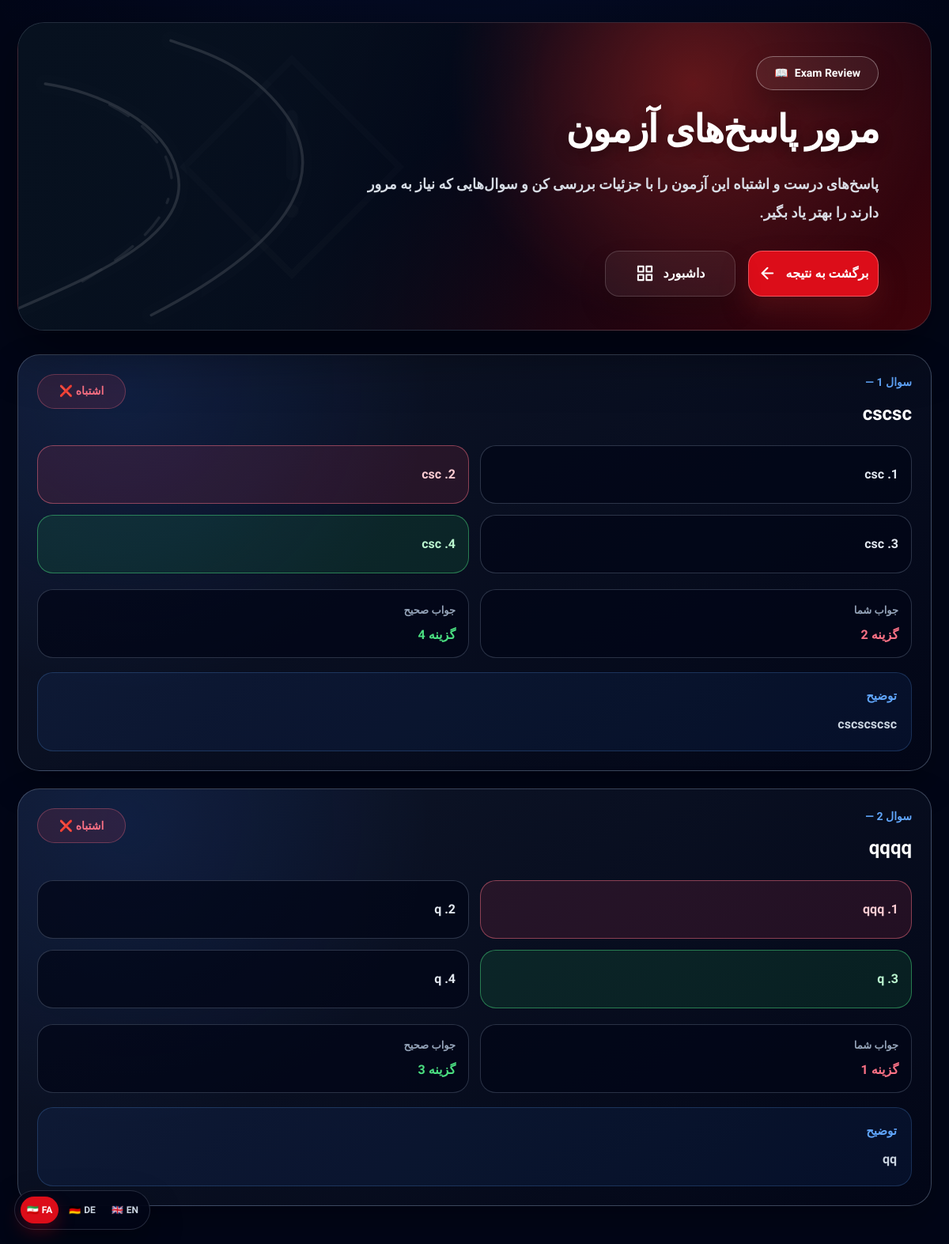
/quiz/exam/190/review/ (signed in), run on the app's committed database.
### quiz/models.py (models this page shows, shortened)
class Question(models.Model):
    SECTION_BASIC = "basic"
    SECTION_CLASS_B = "class_b"
    SECTION_CHOICES = [
        (SECTION_BASIC, _("دانش پایه")),
        (SECTION_CLASS_B, _("کلاس B")),
    ]
    category = models.ForeignKey(
        QuizCategory,
        on_delete=models.SET_NULL,
        null=True,
        blank=True,
        related_name="questions",
        verbose_name=_("دسته‌بندی"),
    )
    main_category = models.ForeignKey(
        QuizCategory,
        on_delete=models.SET_NULL,
        null=True,
        blank=True,
        related_name="main_questions",
        limit_choices_to={"parent__isnull": True},
        verbose_name=_("دسته‌بندی اصلی"),
        help_text=_("دسته‌بندی والد اصلی را انتخاب کنید؛ برای مثال مواد مخدر یا هفتاد آزمون اصلی."),
    )
    sub_category = models.ForeignKey(
        QuizCategory,
        on_delete=models.SET_NULL,
        null=True,
        blank=True,
        related_name="sub_questions",
        limit_choices_to={"parent__isnull": False},
        verbose_name=_("زیرمجموعه"),
        help_text=_("زیرمجموعه را انتخاب کنید؛ برای مثال هروئین یا آزمون ۱."),
    )
    scenario = models.TextField(
        _("سناریو"),
        blank=True,
    )
    scenario_translation = models.TextField(
        _("ترجمه سناریو"),
        blank=True,
    )
    section = models.CharField(
        _("بخش"),
        max_length=20,
        choices=SECTION_CHOICES,
        default=SECTION_BASIC,
    )
    title = models.TextField(
        _("متن سؤال"),
    )
    title_translation = models.TextField(
        _("ترجمه سؤال"),
        blank=True,
        help_text=_("ترجمه فارسی سؤال"),
    )
    image = models.ImageField(
        _("تصویر"),
        upload_to="quiz/images/",
        blank=True,
        null=True,
    )
    video_url = models.URLField(
        _("نشانی ویدیو"),
        blank=True,
    )
    max_video_replays = models.PositiveSmallIntegerField(
        _("حداکثر دفعات پخش ویدیو"),
        default=4,
        help_text=_("حداکثر تعداد دفعات مجاز مشاهده ویدیو پیش از پاسخ‌دادن"),
    )
    option_1 = models.CharField(
        _("گزینه ۱"),
        max_length=255,
    )
    option_1_translation = models.CharField(
        _("ترجمه گزینه ۱"),
        max_length=255,
        blank=True,
    )
    option_2 = models.CharField(
        _("گزینه ۲"),
        max_length=255,
    )
    option_2_translation = models.CharField(
        _("ترجمه گزینه ۲"),
        max_length=255,
        blank=True,
    )
    option_3 = models.CharField(
        _("گزینه ۳"),
        max_length=255,
    )
    option_3_translation = models.CharField(
        _("ترجمه گزینه ۳"),
        max_length=255,
        blank=True,
    )
    option_4 = models.CharField(
        _("گزینه ۴"),
        max_length=255,
        blank=True,
    )
    option_4_translation = models.CharField(
        _("ترجمه گزینه ۴"),
        max_length=255,
        blank=True,
    )
    correct_answer = models.PositiveSmallIntegerField(
        _("پاسخ صحیح"),
        choices=[
            (1, _("گزینه ۱")),
            (2, _("گزینه ۲")),
            (3, _("گزینه ۳")),
            (4, _("گزینه ۴")),
        ],
    )
    correct_answers = models.CharField(
        _("پاسخ‌های صحیح"),
        max_length=20,
        blank=True,
        default="",
        help_text=_("برای چند پاسخ صحیح، شماره‌ها را با ویرگول وارد کنید؛ مانند 1,2,4"),
    )
    points = models.PositiveSmallIntegerField(
        _("امتیاز خطا"),
        default=3,
        help_text=_("Fehlerpunkte / امتیاز خطا"),
    )
    explanation = models.TextField(
        _("توضیح پاسخ"),
        blank=True,
    )
    is_published = models.BooleanField(
        _("منتشر شده"),
        default=True,
    )
    created_at = models.DateTimeField(
        _("زمان ایجاد"),
        auto_now_add=True,
    )
    class Meta:
        verbose_name = _("سؤال")
        verbose_name_plural = _("سؤال‌ها")
        ordering = ["section", "-created_at"]

class ExamAnswer(models.Model):
    exam = models.ForeignKey(
        ExamSession,
        on_delete=models.CASCADE,
        related_name="answers",
        verbose_name=_("آزمون"),
    )
    question = models.ForeignKey(
        Question,
        on_delete=models.CASCADE,
        related_name="exam_answers",
        verbose_name=_("سؤال"),
    )
    selected_answer = models.PositiveSmallIntegerField(
        _("پاسخ انتخاب‌شده"),
    )
    selected_answers = models.CharField(
        _("پاسخ‌های انتخاب‌شده"),
        max_length=20,
        blank=True,
        default="",
        help_text=_("برای چند پاسخ انتخابی، شماره‌ها را با ویرگول وارد کنید؛ مانند 1,2,4"),
    )
    is_correct = models.BooleanField(
        _("صحیح است"),
        default=False,
    )
    answered_at = models.DateTimeField(
        _("زمان پاسخ"),
        auto_now_add=True,
    )
    class Meta:
        verbose_name = _("پاسخ آزمون")
        verbose_name_plural = _("پاسخ‌های آزمون")
        unique_together = ("exam", "question")

### quiz/views.py (the view)
# urls.py: path("exam/<int:exam_id>/review/", views.exam_review, name="exam_review"),
@login_required
def exam_review(request, exam_id):
    exam = get_object_or_404(
        ExamSession,
        id=exam_id,
        user=request.user,
    )
    answers = (
        ExamAnswer.objects.filter(exam=exam)
        .select_related("question", "question__category")
        .order_by("answered_at")
    )
    review_items = []
    for answer in answers:
        correct_answers = get_question_correct_answers(answer.question)
        selected_answers = parse_answer_list(answer.selected_answers)
        if not selected_answers and answer.selected_answer:
            selected_answers = [answer.selected_answer]
        review_items.append(
            {
                "answer": answer,
                "question": answer.question,
                "correct_answers": correct_answers,
                "selected_answers": selected_answers,
            }
        )
    return render(
        request,
        "quiz/exam_review.html",
        {
            "exam": exam,
            "review_items": review_items,
        },
    )

### quiz/views.py (called while the page is built)
def parse_answer_list(value):
    if not value:
        return []
    return sorted([
        int(item.strip())
        for item in value.split(",")
        if item.strip().isdigit()
    ])

def get_question_correct_answers(question):
    correct_answers = parse_answer_list(question.correct_answers)
    if not correct_answers:
        correct_answers = [question.correct_answer]
    return correct_answers

### quiz/templates/quiz/exam_review.html (shortened to what this page needs)
{% extends "base/base.html" %}
{% load i18n %}
{% get_current_language_bidi as LANGUAGE_BIDI %}
{% block content %}
<main class="dt-page" dir="{% if LANGUAGE_BIDI %}rtl{% else %}ltr{% endif %}">
    <section class="dt-wrap">
        <div class="dt-hero">
            <div class="dt-hero-content">
                <div>
                    <div class="dt-badge">
                        <span>{% trans "Exam Review" %}</span>
                        <span>📖</span>
                    </div>
                    <h1 class="dt-title">{% trans "مرور پاسخ‌های آزمون" %}</h1>
                    <p class="dt-subtitle">
                        {% trans "پاسخ‌های درست و اشتباه این آزمون را با جزئیات بررسی کن و سوال‌هایی که نیاز به مرور دارند را بهتر یاد بگیر." %}
                    </p>
                    <div class="dt-actions">
                        <a href="{% url 'exam_result' exam.id %}" class="dt-hero-btn dt-hero-btn-main">
                            <span>{% trans "برگشت به نتیجه" %}</span>
                            <svg viewBox="0 0 24 24" fill="none" stroke="currentColor" stroke-width="2.2" stroke-linecap="round" stroke-linejoin="round">
                                <path d="M19 12H5"></path>
                                <path d="M12 19l-7-7 7-7"></path>
                            </svg>
                        </a>
                        <a href="{% url 'dashboard' %}" class="dt-hero-btn dt-hero-btn-soft">
                            <span>{% trans "داشبورد" %}</span>
                            <svg viewBox="0 0 24 24" fill="none" stroke="currentColor" stroke-width="2.1" stroke-linecap="round" stroke-linejoin="round">
                                <rect x="3" y="3" width="7" height="7"></rect>
                                <rect x="14" y="3" width="7" height="7"></rect>
                                <rect x="3" y="14" width="7" height="7"></rect>
                                <rect x="14" y="14" width="7" height="7"></rect>
                            </svg>
                        </a>
                    </div>
                </div>
            </div>
        </div>
        <div class="dt-review-list">
            {% for item in review_items %}
                <section class="dt-review-card">
                    <div class="dt-question-head">
                        <div>
                            <p class="dt-question-meta">
                            </p>
                            <h2 class="dt-question-title">
                                {{ item.question.title }}
                            </h2>
                        </div>
                        {% if item.answer.is_correct %}
                            <span class="dt-status dt-status-correct">{% trans "درست ✅" %}</span>
                        {% else %}
                            <span class="dt-status dt-status-wrong">{% trans "اشتباه ❌" %}</span>
                        {% endif %}
                    </div>
                    <div class="dt-options-grid">
                        <div class="dt-option
                            {% if 1 in item.correct_answers %}
                                dt-option-correct
                            {% elif 1 in item.selected_answers %}
                                dt-option-wrong
                            {% endif %}
                        ">
                            1. {{ item.question.option_1 }}
                        </div>
                        <div class="dt-option
                            {% if 2 in item.correct_answers %}
                                dt-option-correct
                            {% elif 2 in item.selected_answers %}
                                dt-option-wrong
                            {% endif %}
                        ">
                            2. {{ item.question.option_2 }}
                        </div>
                        <div class="dt-option
                            {% if 3 in item.correct_answers %}
                                dt-option-correct
                            {% elif 3 in item.selected_answers %}
                                dt-option-wrong
                            {% endif %}
                        ">
                            3. {{ item.question.option_3 }}
                        </div>
                        {% if item.question.option_4 %}
                            <div class="dt-option
                                {% if 4 in item.correct_answers %}
                                    dt-option-correct
                                {% elif 4 in item.selected_answers %}
                                    dt-option-wrong
                                {% endif %}
                            ">
                                4. {{ item.question.option_4 }}
                            </div>
                        {% endif %}
                    </div>
                    <div class="dt-answer-grid">
                        <div class="dt-answer-box">
                            <p class="dt-answer-label">{% trans "جواب شما" %}</p>
                            <p class="dt-answer-value dt-answer-wrong">
                            </p>
                        </div>
                        <div class="dt-answer-box">
                            <p class="dt-answer-label">{% trans "جواب صحیح" %}</p>
                            <p class="dt-answer-value dt-answer-correct">
                            </p>
                        </div>
                    </div>
                    {% if item.question.explanation %}
                        <div class="dt-explanation">
                            <p class="dt-explanation-title">{% trans "توضیح" %}</p>
                            <p class="dt-explanation-text">
                                {{ item.question.explanation }}
                            </p>
                        </div>
                    {% endif %}
                </section>
            {% empty %}
                <div class="dt-empty">
                    {% trans "هنوز پاسخی برای این آزمون ثبت نشده است." %}
                </div>
            {% endfor %}
        </div>
    </section>
</main>
{% endblock %}

### core/templates/base/base.html (style rules this page uses)
html { min-height: 100%; background: #020617; }
body { min-height: 100vh; margin: 0; background: #020617; color: #ffffff; font-family: Vazirmatn, sans-serif; }
*, *::before, *::after { box-sizing: border-box; }

### data on the page
ExamAnswer: question "cscsc", question.option_1 "csc", question.option_2 "csc", question.option_3 "csc", question.option_4 "csc", question.explanation "cscscscsc"
ExamAnswer: question "qqqq", question.option_1 "qqq", question.option_2 "q", question.option_3 "q", question.option_4 "q", question.explanation "qq"
